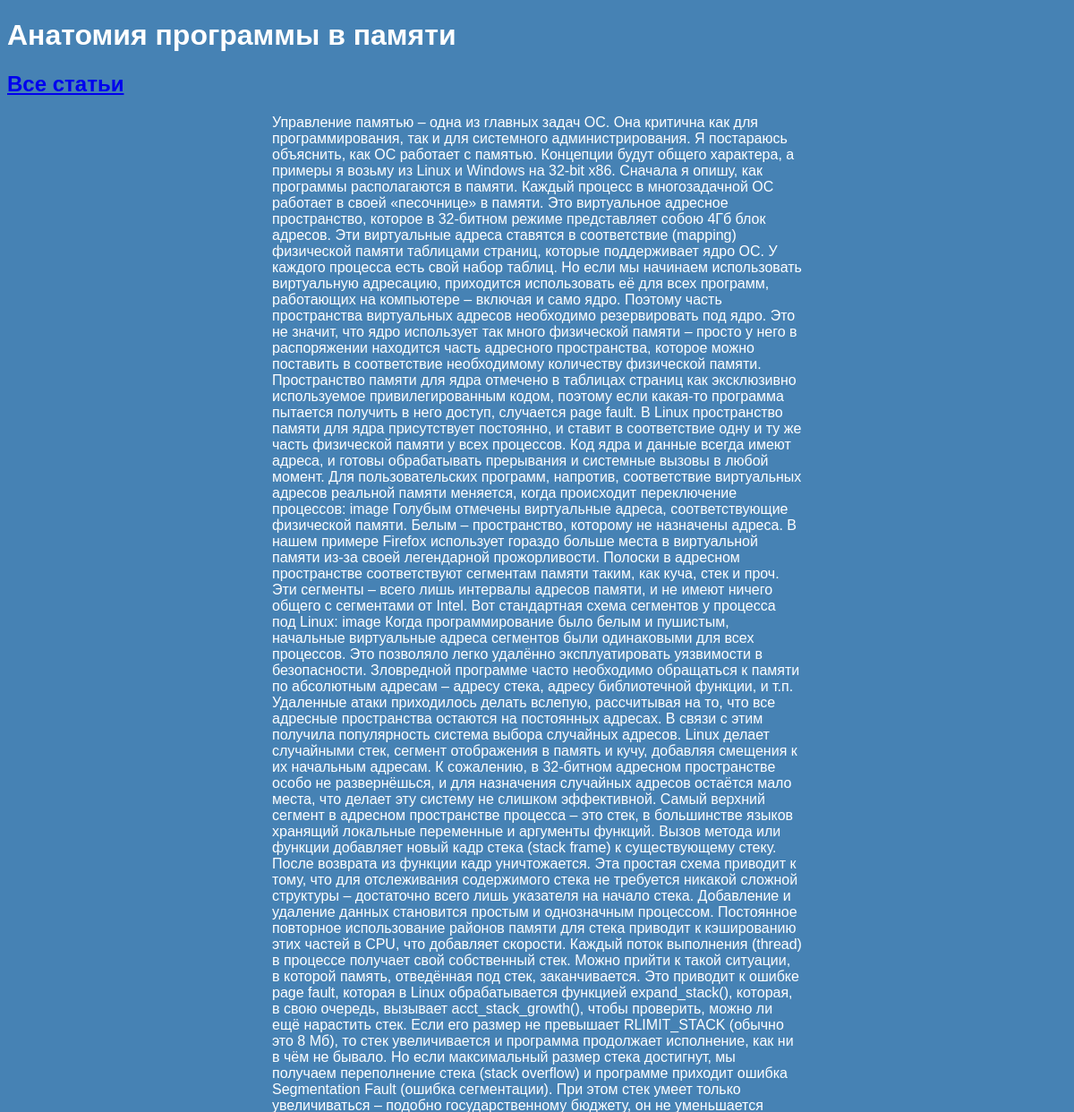
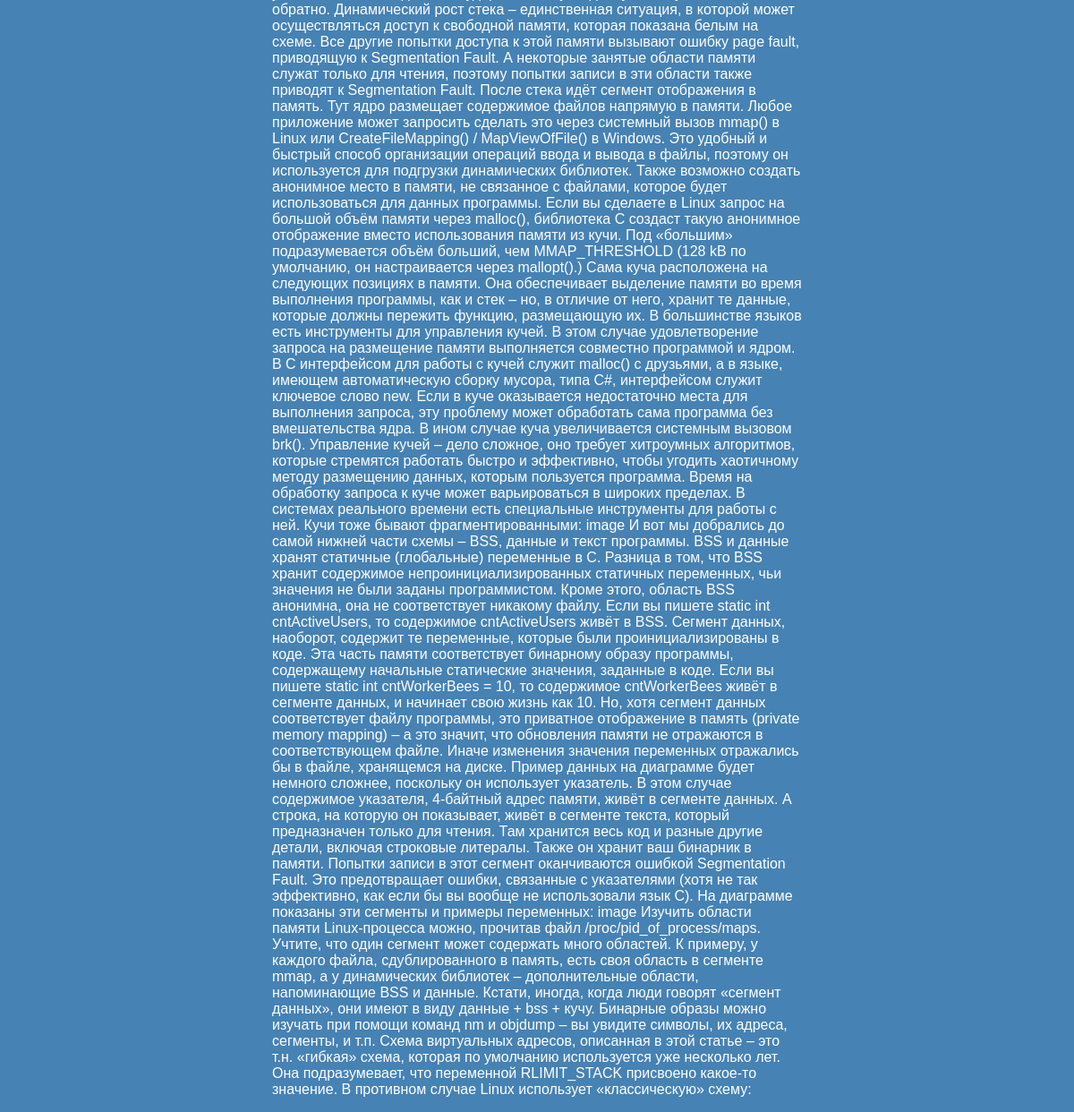
The app's page /article/1 with its own data (2 pictures, top to bottom).
### articles/models.py (models this page shows, shortened)
class Article(models.Model):
    title = models.CharField(max_length=200, unique=True)
    author = models.ForeignKey(User, on_delete=models.CASCADE)
    text = models.TextField()
    created_date = models.DateField(auto_now_add=True)
    def get_article(self):
        return self.text

### articles/views.py (the view)
# urls.py: path("article/<int:article_id>", views.get_article, name='get_article')
def get_article(request, article_id):
	try:
		post = Article.objects.get(id=article_id)
		return render(request, 'article.html', {"post": post})
	except Article.DoesNotExist:
		raise Http404

### articles/templates/article.html (shortened to what this page needs)
<!DOCTYPE html>
<html lang="en">
<head>
        <link rel="stylesheet" href="{{ STATIC_URL }}/static/css/article.css">
</head>
<body>
    <div class="text">
        <h1>{{ post.title }}</h1>
        <div class="reference">
             <a href="/">
            <h2>Все статьи</h2>
        </a>
        </div>
    </div>
    <p class="article">{{ post.get_article }}</p>
</body>
</html>

### articles/static/css/article.css (style rules this page uses)
body { background: #4682B4; font-family: Tahoma, Arial, sans-serif; color: #ffffff; }
.reference { align: right; }
.text { align: center; }
p { width: 50%; margin-left: auto; margin-right: auto; }

### records on screen
Article: title "Анатомия программы в памяти", get_article "Управление памятью – одна из главных задач ОС. Она критична как для программирования, так и для системного администрирования. Я постараюсь объяснить, как ОС работает с памятью. Концепции будут общего характера, а примеры я возьму из Linux и Windows на 32-bit x86. Сначала я опишу, как программы располагаются в памяти. Каждый процесс в многозадачной ОС работает в своей «песочнице» в памяти. Это виртуальное адресное пространство, которое в 32-битном режиме представляет собою 4Гб блок адресов. Эти виртуальные адреса ставятся в соответствие (mapping) физической памяти таблицами страниц, которые поддерживает ядро ОС. У каждого процесса есть свой набор таблиц. Но если мы начинаем использовать…"
